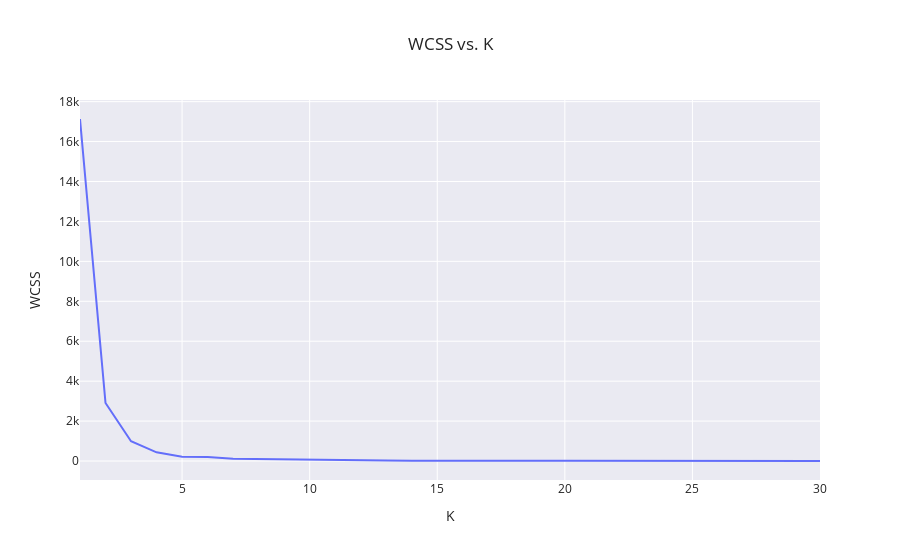
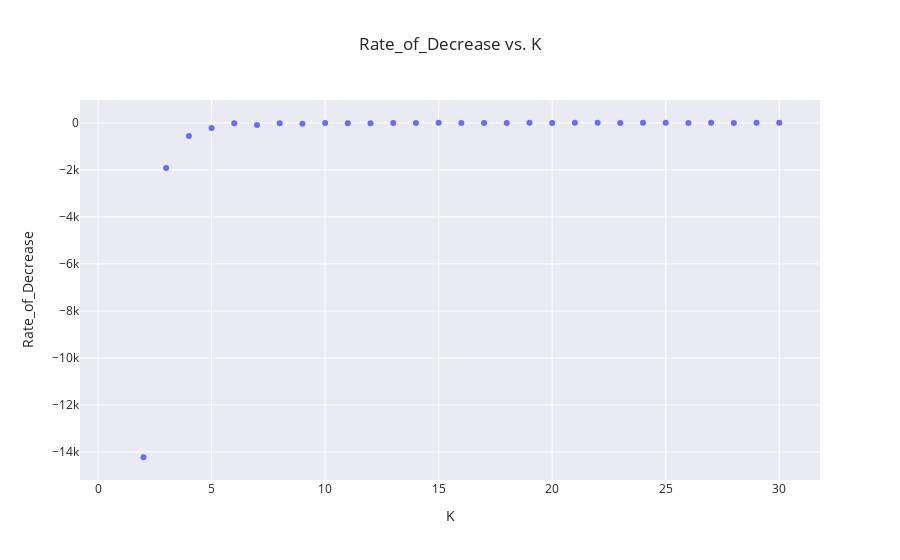

These figures' notebook cell, in order:
### Code cell
#viz_data(data=data_random,centroids=unkown_means(data_random))

unkown_means(data_random)

ss_df = pd.DataFrame.from_dict(k_to_WCSS_dic, orient='index', columns=['WCSS'])
ss_df.index.name = 'K'

fig_ss = px.line(ss_df, x=ss_df.index, y='WCSS', title='WCSS vs. K')
fig_ss.update_layout(template=theme)
fig_ss.show()

ss_df['Rate_of_Decrease'] = ss_df['WCSS'].diff() / ss_df.index.to_series().diff()

fig_rate_of_decrease = px.scatter(ss_df, x=ss_df.index, y='Rate_of_Decrease', title='Rate_of_Decrease vs. K')
fig_rate_of_decrease.update_layout(template=theme)
fig_rate_of_decrease.show()

### Figure 1 — Plotly figure (JSON) as saved in the notebook; plotly's stock layout.template omitted (floating-point values rounded to 4 significant figures)
{"data": [{"hovertemplate": "K=%{x}<br>WCSS=%{y}<extra></extra>", "legendgroup": "", "line": {"color": "#636efa", "dash": "solid"}, "marker": {"symbol": "circle"}, "mode": "lines", "name": "", "orientation": "v", "showlegend": false, "type": "scatter", "x": [1, 2, 3, 4, 5, 6, 7, 8, 9, 10, 11, 12, 13, 14, 15, 16, 17, 18, 19, 20, 21, 22, 23, 24, 25, 26, 27, 28, 29, 30], "xaxis": "x", "y": [17130.0, 2908.0, 992.4, 435.0, 213.6, 197.7, 109.0, 94.15, 55.7, 52.79, 40.23, 27.26, 23.29, 20.41, 24.96, 20.75, 12.33, 10.15, 12.55, 8.397, 8.564, 9.958, 4.324, 4.454, 7.113, 2.47, 3.914, 2.578, 1.902, 2.571], "yaxis": "y"}], "layout": {"legend": {"tracegroupgap": 0}, "title": {"text": "WCSS vs. K"}, "xaxis": {"anchor": "y", "domain": [0, 1], "title": {"text": "K"}}, "yaxis": {"anchor": "x", "domain": [0, 1], "title": {"text": "WCSS"}}}}

### Figure 2 — Plotly figure (JSON) as saved in the notebook; plotly's stock layout.template omitted (floating-point values rounded to 4 significant figures)
{"data": [{"hovertemplate": "K=%{x}<br>Rate_of_Decrease=%{y}<extra></extra>", "legendgroup": "", "marker": {"color": "#636efa", "symbol": "circle"}, "mode": "markers", "name": "", "orientation": "v", "showlegend": false, "type": "scatter", "x": [1, 2, 3, 4, 5, 6, 7, 8, 9, 10, 11, 12, 13, 14, 15, 16, 17, 18, 19, 20, 21, 22, 23, 24, 25, 26, 27, 28, 29, 30], "xaxis": "x", "y": [null, -14220.0, -1915.0, -557.4, -221.4, -15.91, -88.74, -14.83, -38.45, -2.913, -12.56, -12.96, -3.968, -2.888, 4.556, -4.209, -8.426, -2.178, 2.395, -4.149, 0.1668, 1.394, -5.634, 0.1298, 2.659, -4.643, 1.444, -1.336, -0.6753, 0.6688], "yaxis": "y"}], "layout": {"legend": {"tracegroupgap": 0}, "title": {"text": "Rate_of_Decrease vs. K"}, "xaxis": {"anchor": "y", "domain": [0, 1], "title": {"text": "K"}}, "yaxis": {"anchor": "x", "domain": [0, 1], "title": {"text": "Rate_of_Decrease"}}}}
